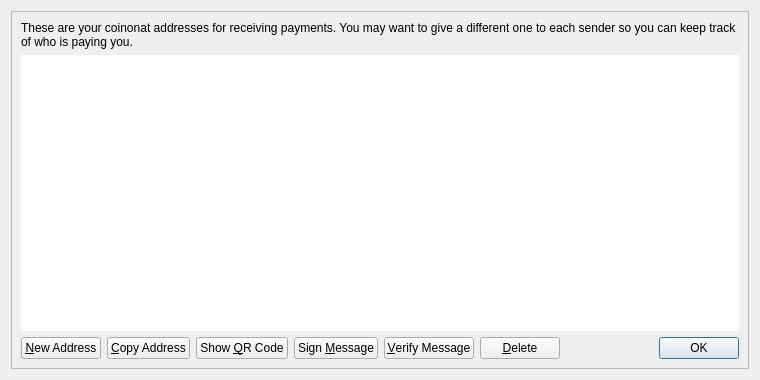
<?xml version="1.0" encoding="UTF-8"?>
<ui version="4.0">
 <class>AddressBookPage</class>
 <widget class="QWidget" name="AddressBookPage">
  <property name="geometry">
   <rect>
    <x>0</x>
    <y>0</y>
    <width>760</width>
    <height>380</height>
   </rect>
  </property>
  <property name="windowTitle">
   <string>Address Book</string>
  </property>
  <layout class="QVBoxLayout" name="verticalLayout_2">
   <item>
    <widget class="QFrame" name="frameMain">
     <property name="frameShape">
      <enum>QFrame::StyledPanel</enum>
     </property>
     <property name="frameShadow">
      <enum>QFrame::Raised</enum>
     </property>
     <layout class="QVBoxLayout" name="verticalLayout">
      <item>
       <widget class="QLabel" name="labelExplanation">
        <property name="text">
         <string>These are your coinonat addresses for receiving payments. You may want to give a different one to each sender so you can keep track of who is paying you.</string>
        </property>
        <property name="textFormat">
         <enum>Qt::PlainText</enum>
        </property>
        <property name="wordWrap">
         <bool>true</bool>
        </property>
       </widget>
      </item>
      <item>
       <widget class="QTableView" name="tableView">
        <property name="contextMenuPolicy">
         <enum>Qt::CustomContextMenu</enum>
        </property>
        <property name="toolTip">
         <string>Double-click to edit address or label</string>
        </property>
        <property name="frameShape">
         <enum>QFrame::NoFrame</enum>
        </property>
        <property name="tabKeyNavigation">
         <bool>false</bool>
        </property>
        <property name="alternatingRowColors">
         <bool>true</bool>
        </property>
        <property name="selectionMode">
         <enum>QAbstractItemView::SingleSelection</enum>
        </property>
        <property name="selectionBehavior">
         <enum>QAbstractItemView::SelectRows</enum>
        </property>
        <property name="sortingEnabled">
         <bool>true</bool>
        </property>
        <attribute name="verticalHeaderVisible">
         <bool>false</bool>
        </attribute>
       </widget>
      </item>
      <item>
       <layout class="QHBoxLayout" name="horizontalLayout">
        <item>
         <widget class="QPushButton" name="newAddressButton">
          <property name="toolTip">
           <string>Create a new address</string>
          </property>
          <property name="text">
           <string>&amp;New Address</string>
          </property>
          <property name="icon">
           <iconset resource="../coinonat.qrc">
            <normaloff>:/icons/add</normaloff>:/icons/add</iconset>
          </property>
         </widget>
        </item>
        <item>
         <widget class="QPushButton" name="copyToClipboard">
          <property name="toolTip">
           <string>Copy the currently selected address to the system clipboard</string>
          </property>
          <property name="text">
           <string>&amp;Copy Address</string>
          </property>
          <property name="icon">
           <iconset resource="../coinonat.qrc">
            <normaloff>:/icons/editcopy</normaloff>:/icons/editcopy</iconset>
          </property>
         </widget>
        </item>
        <item>
         <widget class="QPushButton" name="showQRCode">
          <property name="text">
           <string>Show &amp;QR Code</string>
          </property>
          <property name="icon">
           <iconset resource="../coinonat.qrc">
            <normaloff>:/icons/qrcode</normaloff>:/icons/qrcode</iconset>
          </property>
         </widget>
        </item>
        <item>
         <widget class="QPushButton" name="signMessage">
          <property name="toolTip">
           <string>Sign a message to prove you own a coinonat address</string>
          </property>
          <property name="text">
           <string>Sign &amp;Message</string>
          </property>
          <property name="icon">
           <iconset resource="../coinonat.qrc">
            <normaloff>:/icons/edit</normaloff>:/icons/edit</iconset>
          </property>
         </widget>
        </item>
        <item>
         <widget class="QPushButton" name="verifyMessage">
          <property name="toolTip">
           <string>Verify a message to ensure it was signed with a specified coinonat address</string>
          </property>
          <property name="text">
           <string>&amp;Verify Message</string>
          </property>
          <property name="icon">
           <iconset resource="../coinonat.qrc">
            <normaloff>:/icons/transaction_0</normaloff>:/icons/transaction_0</iconset>
          </property>
         </widget>
        </item>
        <item>
         <widget class="QPushButton" name="deleteButton">
          <property name="toolTip">
           <string>Delete the currently selected address from the list</string>
          </property>
          <property name="text">
           <string>&amp;Delete</string>
          </property>
          <property name="icon">
           <iconset resource="../coinonat.qrc">
            <normaloff>:/icons/remove</normaloff>:/icons/remove</iconset>
          </property>
         </widget>
        </item>
        <item>
         <spacer name="horizontalSpacer">
          <property name="orientation">
           <enum>Qt::Horizontal</enum>
          </property>
          <property name="sizeHint" stdset="0">
           <size>
            <width>40</width>
            <height>20</height>
           </size>
          </property>
         </spacer>
        </item>
        <item>
         <widget class="QDialogButtonBox" name="buttonBox">
          <property name="sizePolicy">
           <sizepolicy hsizetype="Maximum" vsizetype="Fixed">
            <horstretch>0</horstretch>
            <verstretch>0</verstretch>
           </sizepolicy>
          </property>
          <property name="standardButtons">
           <set>QDialogButtonBox::Ok</set>
          </property>
         </widget>
        </item>
       </layout>
      </item>
     </layout>
    </widget>
   </item>
  </layout>
 </widget>
 <resources>
  <include location="../coinonat.qrc"/>
 </resources>
 <connections/>
</ui>
